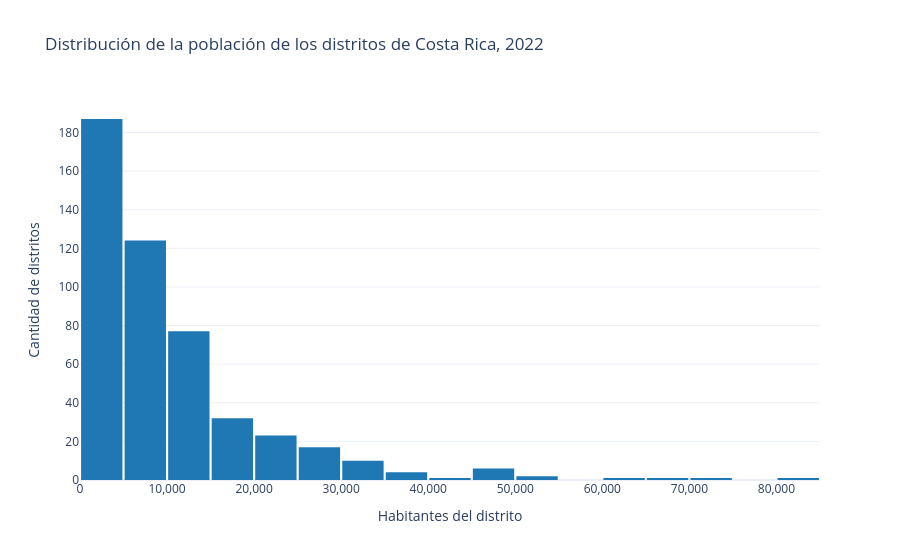

Notebook code for this chart:
### Markdown cell above
Este gráfico ilustra una ventaja de la interactividad: en la versión estática, las dos líneas se superponen y no se distingue en qué censos hubo más mujeres que hombres; aquí, el cursor sobre cada censo muestra los dos valores exactos, y al acercar el período 1864-1950 se ven los cruces.

### Histogramas

`px.histogram()` produce histogramas; `nbins` es la cantidad aproximada de intervalos. La etiqueta emergente de cada barra muestra el intervalo y el conteo, que en matplotlib había que leer del eje:

### Code cell
# Distribución de la población de los distritos
fig = px.histogram(
    distritos,
    x="poblacion",
    nbins=40,
    title="Distribución de la población de los distritos de Costa Rica, 2022",
    labels={"poblacion": "Habitantes del distrito"}
)

fig.update_layout(yaxis_title="Cantidad de distritos", xaxis_tickformat=",", bargap=0.05)

mostrar(fig)

### Figure 1 — Plotly figure (JSON) as saved in the notebook; plotly's stock layout.template omitted (floating-point values rounded to 4 significant figures; data arrays with more than 128 entries replaced by an {"elided": "..."} marker saying what was removed)
{"data": [{"bingroup": "x", "hovertemplate": "Habitantes del distrito=%{x}<br>count=%{y}<extra></extra>", "legendgroup": "", "marker": {"color": "#1F77B4", "pattern": {"shape": ""}}, "name": "", "nbinsx": 40, "orientation": "v", "showlegend": false, "type": "histogram", "x": {"elided": "487 int values"}, "xaxis": "x", "yaxis": "y"}], "layout": {"bargap": 0.05, "barmode": "relative", "legend": {"tracegroupgap": 0}, "title": {"text": "Distribución de la población de los distritos de Costa Rica, 2022"}, "xaxis": {"anchor": "y", "domain": [0.0, 1.0], "tickformat": ",", "title": {"text": "Habitantes del distrito"}}, "yaxis": {"anchor": "x", "domain": [0.0, 1.0], "title": {"text": "Cantidad de distritos"}}}}
